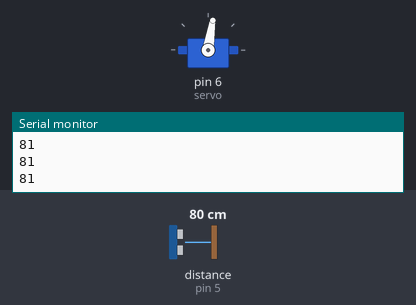
The sketch below on a simulated Arduino Uno, built with avr-gcc and run on an emulated ATmega328P. Parts: servo, the last lines printed to the serial monitor. Inputs (shaded band) come from the test bench; at power-on: distance to the obstacle (sensor on pin 5) 80 cm.

Above: at 1.3 s.
1.4 s: distance to the obstacle (sensor on pin 5) set to 2 cm
At 2.1 s:
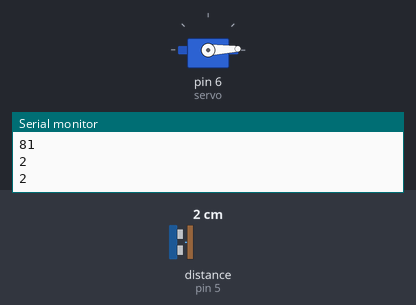
3.0 s: distance to the obstacle (sensor on pin 5) set to 35 cm
At 3.4 s:
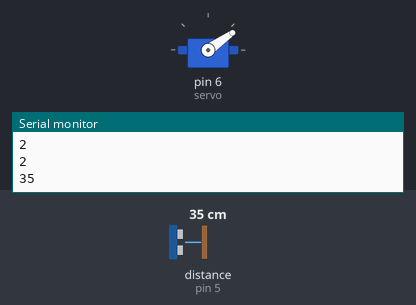
4.5 s: distance to the obstacle (sensor on pin 5) set to 60 cm
At 5.0 s:
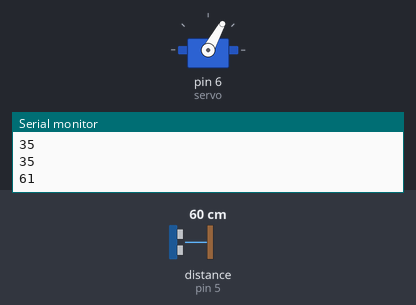
6.0 s: distance to the obstacle (sensor on pin 5) set to 120 cm
At 6.7 s:
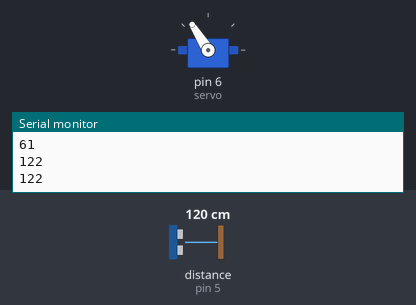
Timing chart, 0 to 8.5 s (numbered marks = the images above; inputs shaded):
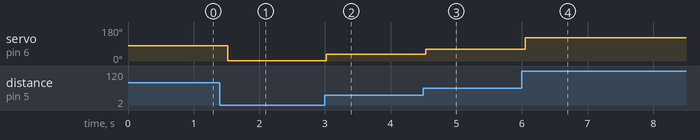

Measured:
- after the input at 1.4 s, servo on pin 6 (servo): 81° → 2° after 0.12 s
- after the input at 3.0 s, servo on pin 6 (servo): 2° → 35° at once
- after the input at 4.5 s, servo on pin 6 (servo): 35° → 61° at once
- after the input at 6.0 s, servo on pin 6 (servo): 61° → 122° after 0.05 s

The sketch:

sonar-example.ino
```cpp
#include <Servo.h>

#include <NewPing.h>

NewPing sonar(4, 5, 180);
Servo servo;

void setup() {
  // put your setup code here, to run once:
  Serial.begin(9600);
  servo.attach(6);

}

void loop() {
  // put your main code here, to run repeatedly:
  int angle = sonar.ping_cm();
  Serial.println(angle);
  servo.write(angle);
  delay(500);


}
```
